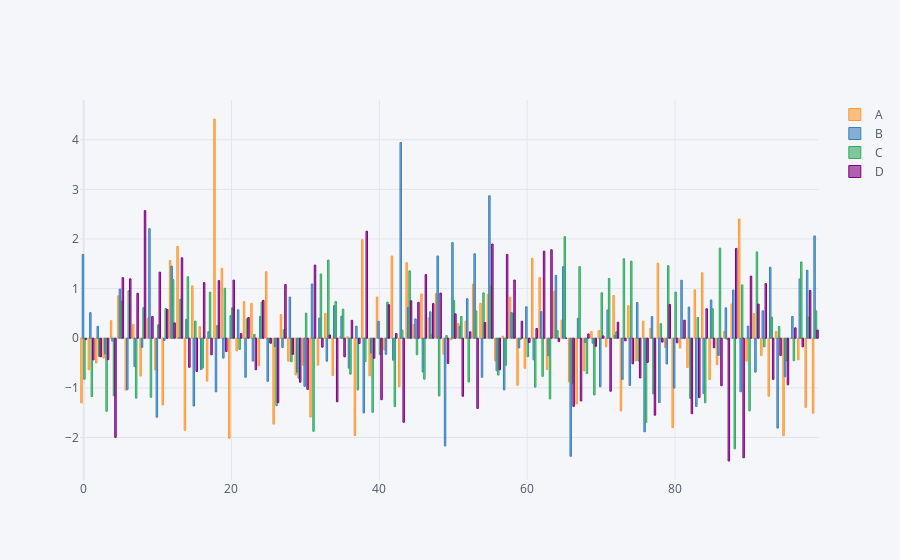

Notebook source saved alongside this figure:
### Code cell
# not helpful as the data doesn't initially work well as a bar plot
df.iplot(kind='bar')
